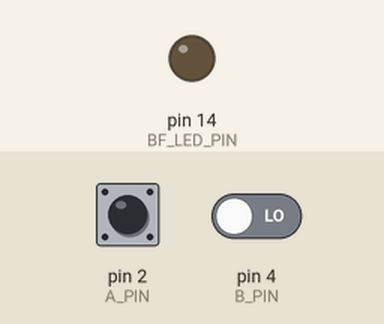
Recording of a sketch running on a simulated Arduino Uno, built with avr-gcc and run on an emulated ATmega328P. Shown: output pins drawn as LEDs (lit = HIGH). The test bench sets the inputs (shaded band); at power-on: pin 2 (A_PIN) LOW, pin 4 (B_PIN) LOW. What the sketch prints to the serial monitor is not drawn.

Above: at 4.2 s.
4.3 s: pin 2 (A_PIN) pulsed HIGH 5 times (0.12 s each, 0.3 s apart)
At 8.3 s:
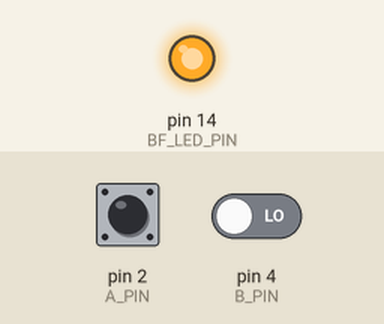
Timing chart, 0 to 11.1 s (numbered marks = the images above; inputs shaded):
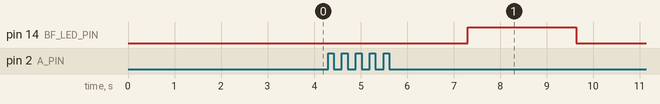

Measured:
- after the input at 4.3 s, pin 14 (BF_LED_PIN): LOW → HIGH after 3.0 s, → LOW 2.3 s later

The sketch:

LAB3.ino
```cpp
/*
 * Lab 3
 * Taylor Okel
 * 9/25/2018
 *
 * Write a program that
 *  collects data from the quadrature encoder,
 *  translate the data to the flow rate,
 *  communicates the rate and direction to the host pc, and
 *  displays overflow/backflow errors via LED
 */

// Serial Rate
const int BAUD = 2000000;

// Update Rate to PC
const int UPDATE_RATE = 1000; //milliseconds

// Conversions
const int OZ_P_GAL = 128;

// Pin Definitions
const int A_PIN = 2; // D2 - encoder bit 0
const int B_PIN = 4; // D4 - encoder bit 1
const int OF_LED_PIN = 0; //D0 - overflow led indicator
const int BF_LED_PIN = 14; //D14 - backflow led indicator

// Flow rate conversions
const int NUM_PULSES = 24; // number of positions on the device
const float OUNCE_PER_PULSE = 0.0416667f; // product dispensed per pulse, hardcoded due to perceived precision errors
                                          // the displayed rate is in *gallons* to one decimal point; the given precision is more than accurate

// struct that holds the state of the encoder
typedef struct {
  bool a;
  bool b;
} state;

/*** ISR Variables ***/
// These need to be volatile
volatile state currentState;  // Holds the current state; need to remember this for flow direction
volatile int numTicks = 0;    // Number of pulses recieved since last communication with host PC
                              //  Positive is CW flow, Negative is CCW flow
                              //  Used for flow rate calculations
/*********************/

// flow rate calculations
double flowRate = 0;            //oz
const double maxFlowRate = 1.5; //oz (arbitrary)
double totalDispersed =0; // gallons

// timekeeping
unsigned long elapsedTime = 0; //us, time since last update
unsigned long lastUpdated = 0; //us, last time updated

/*** Logic diagrams ***/
// Transition CW (AB):
// 11 -> 01 -> 00 (detent) -> 10 -> 11
// If a changed, clockwise = (b is off, a turned on) OR (b is on, a turned off)
// If b changed, clockwise = (a is off, b turned off) OR (a is on, b turned on)
/**********************/

/*
 * Performs onetime setup; Serial, digital pins, ISR attachment, var init
 */
void setup() {
  // put your setup code here, to run once:
  Serial.begin(BAUD);

  delay(2000);

  Serial.println("OK");

  delay(1000);

  pinMode(A_PIN, INPUT);
  pinMode(B_PIN, INPUT);

  pinMode(OF_LED_PIN, OUTPUT);
  pinMode(BF_LED_PIN, OUTPUT);

  attachInterrupt(digitalPinToInterrupt(A_PIN), a_change, CHANGE);
  attachInterrupt(digitalPinToInterrupt(B_PIN), b_change, CHANGE);

  currentState.a = digitalRead(A_PIN);
  currentState.b = digitalRead(B_PIN);

  flowRate = 0;
}

/*
 * Runs continuously, repeats on UPDATE_RATE milliseconds
 * Calculates flowRate base on number of ticks, tick to ounce conversion rate, and elapsed time.
 * Calculates total gallons dispersed from the flowrate and ounce to gallon conversion rate
 * Emits LEDs if rates are out of spec (overflow, backflow)
 *
 * The ticks and direction are updated in the ISRs, see below.
 */
void loop() {
  // Collect the time elapsed
  elapsedTime = micros()-lastUpdated;
  lastUpdated = micros();

  // Perform flowrate calculations
  // Refer to ISRs; positive flow rate is CW
  flowRate = ((numTicks*OUNCE_PER_PULSE)/elapsedTime)*1E6; //ounces per second

  // Communicate flow rate, to 6 decimal places
  Serial.print("Flow Rate (oz/second):\t");Serial.println(flowRate,6);

  // accumulate total gallons and display
  totalDispersed += flowRate/OZ_P_GAL; //gallons per second, every second
  Serial.print("Total (gallons):\t");Serial.println(totalDispersed,2);

  // Overflow Indicator
  if(flowRate > maxFlowRate){
    digitalWrite(OF_LED_PIN, HIGH);
  } else {
    digitalWrite(OF_LED_PIN, LOW);
  }

  // Backflow Indicator
  if(flowRate < 0){
     digitalWrite(BF_LED_PIN, HIGH);
  } else {
    digitalWrite(BF_LED_PIN, LOW);
  }

  // Reset ticks for accurate flowrate calculations
  numTicks=0;

  // Wait for next update
  delay(UPDATE_RATE);
}

/*** ISRs ***/
// These are attached to the a/b pins of the encoder (pulled up through 10K resistors)

/*
 * Interrupt on a change; [inc]/[dec]rement the ticks
 *  incrememnt the ticks on CW,
 *  decrement on CCW
 * therefore, CW flowrate is positive.
 */
void a_change(){
  noInterrupts(); // turn off interrupts
  // get the current state
  currentState.a = digitalRead(A_PIN);

  // the direction is based on the state pattern ~ see logic diagram
  //   A goes high - B must be low for CW
  //   A goes low  - B must be high for CW
  if (( currentState.a && !currentState.b) ||
      (!currentState.a &&  currentState.b ))
  {
    numTicks++;
  } else {
    numTicks--;
  }
  interrupts(); // restore interrupts
}

void b_change(){
  noInterrupts();
  currentState.b = digitalRead(B_PIN);

  // the direction is based on the state pattern ~ see logic diagram
  //   B goes high - A must be high for CW
  //   B goes low  - A must be low for CW
  if ((  currentState.a &&  currentState.b) ||
       (!currentState.a && !currentState.b ))
  {
    numTicks++;
  } else {
    numTicks--;
  }
  interrupts();
}
```
